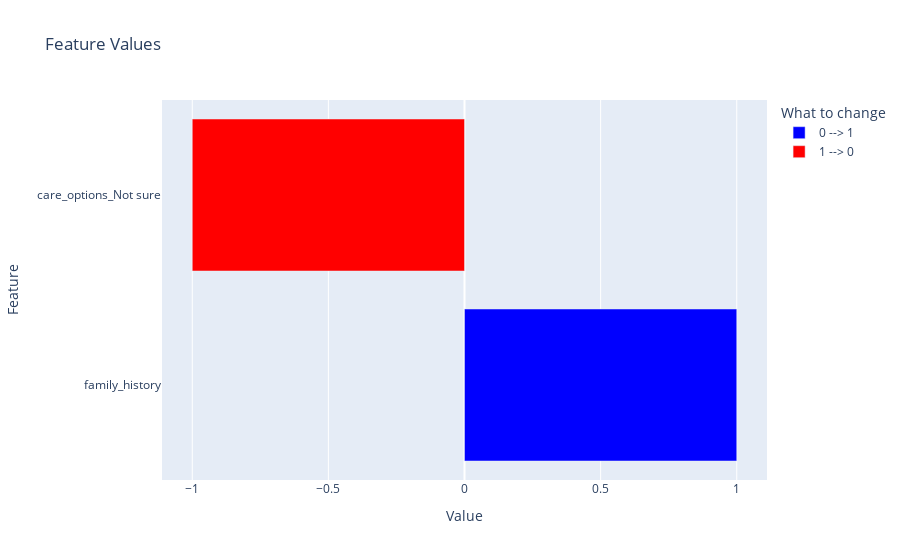

Here is the notebook cell this chart was saved with:
### Code cell
sample_row = differences[0][0]

plot_data = pd.DataFrame({
    'Feature': sample_row.columns,
    'Value': sample_row.values.flatten()
})
plot_data['Color'] = plot_data['Value'].map({-1: 'red', 1: 'blue'})

import plotly.express as px

# Create the horizontal bar plot
fig = px.bar(plot_data, x='Value', y='Feature', orientation='h', color='Color',
             title='Feature Values', labels={'Value': 'Value', 'Feature': 'Feature'},
             color_discrete_map={'red': 'red', 'blue': 'blue'})

# Update legend title and labels
fig.update_layout(
    legend_title_text='What to change'
)
fig.for_each_trace(lambda t: t.update(name={'red': '1 --> 0', 'blue': '0 --> 1'}[t.name]))

# Show the plot
fig.show()

### Figure 1 — Plotly figure (JSON) as saved in the notebook; plotly's stock layout.template omitted (floating-point values rounded to 4 significant figures)
{"data": [{"alignmentgroup": "True", "hovertemplate": "Color=blue<br>Value=%{x}<br>Feature=%{y}<extra></extra>", "legendgroup": "blue", "marker": {"color": "blue", "pattern": {"shape": ""}}, "name": "0 --> 1", "offsetgroup": "blue", "orientation": "h", "showlegend": true, "textposition": "auto", "type": "bar", "x": [1], "xaxis": "x", "y": ["family_history"], "yaxis": "y"}, {"alignmentgroup": "True", "hovertemplate": "Color=red<br>Value=%{x}<br>Feature=%{y}<extra></extra>", "legendgroup": "red", "marker": {"color": "red", "pattern": {"shape": ""}}, "name": "1 --> 0", "offsetgroup": "red", "orientation": "h", "showlegend": true, "textposition": "auto", "type": "bar", "x": [-1], "xaxis": "x", "y": ["care_options_Not sure"], "yaxis": "y"}], "layout": {"barmode": "relative", "legend": {"title": {"text": "What to change"}, "tracegroupgap": 0}, "title": {"text": "Feature Values"}, "xaxis": {"anchor": "y", "domain": [0, 1], "title": {"text": "Value"}}, "yaxis": {"anchor": "x", "domain": [0, 1], "title": {"text": "Feature"}}}}
